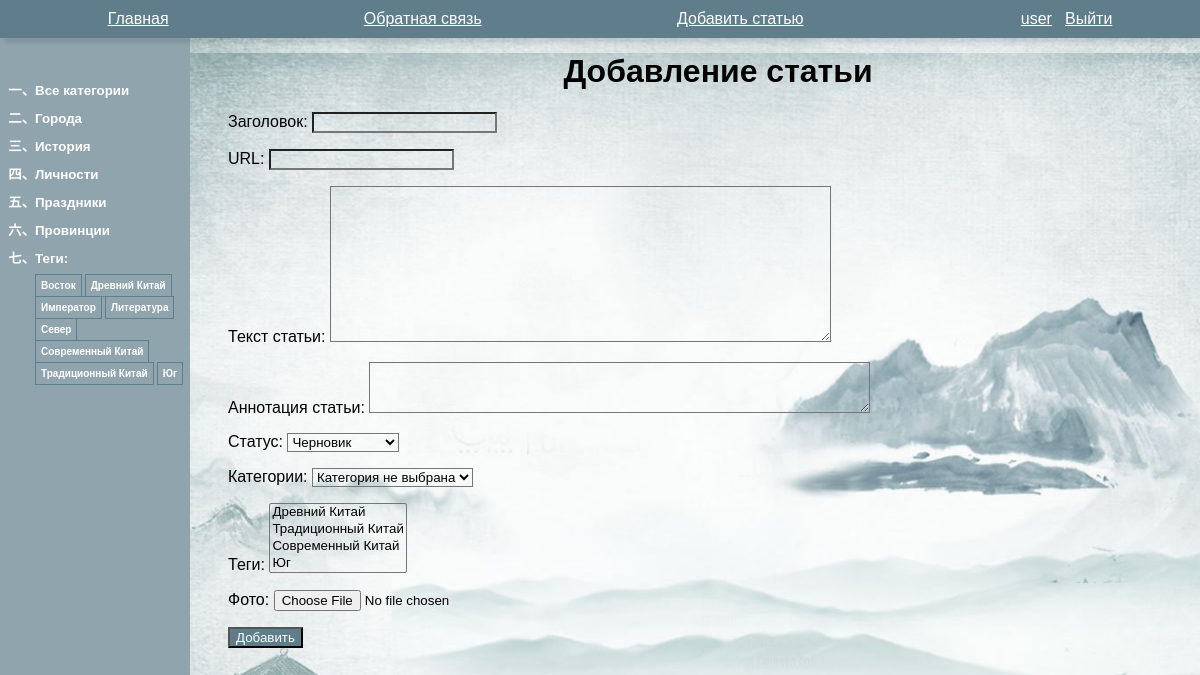
The page /china/add/ (signed in) on the database its author committed.
### users/models.py (models this page shows)
class User(AbstractUser):
    photo = models.ImageField(upload_to="users/%Y/%m/%d/", blank=True, null=True, verbose_name="Фотография")
    date_birth = models.DateTimeField(blank=True, null=True, verbose_name="Дата рождения")

### china/models.py (models this page shows)
class Category(models.Model):
    name = models.CharField(max_length=100, db_index=True,
                            verbose_name="Категория")
    slug = models.SlugField(max_length=255,
                            unique=True, db_index=True)
    def get_absolute_url(self):
        return reverse('category', kwargs={'cat_slug':
                                               self.slug})
    def __str__(self):
        return self.name
    class Meta:
        verbose_name = 'Категория'
        verbose_name_plural = 'Категории'

class TagPost(models.Model):
    tag = models.CharField(max_length=100,
                           db_index=True)
    slug = models.SlugField(max_length=255,
                            unique=True, db_index=True)
    def get_absolute_url(self):
        return reverse('tag', kwargs={'tag_slug': self.slug})
    def __str__(self):
        return self.tag

### china/views.py (the view, shortened to what this page needs)
# urls.py: path('add/', views.AddPage.as_view(), name='add_page'),
class AddPage(LoginRequiredMixin, PermissionRequiredMixin, DataMixin, CreateView):
    form_class = AddPostForm
    template_name = 'china/addpage.html'
    success_url = reverse_lazy('home')
    title_page = 'Добавление статьи'
    permission_required = 'china.add_china'

### china/forms.py (shortened to what this page needs)
@deconstructible
class AddPostForm(forms.ModelForm):
    class Meta:
        model = China
        fields = ['title', 'slug', 'content', 'annotation', 'is_published', 'cat', 'tags', 'photo']
        widgets = {
            'title': forms.TextInput(attrs={'class': 'form-input'}),
            'content': forms.Textarea(attrs={'cols': 60, 'rows': 10}),
            'annotation': forms.Textarea(attrs={'cols': 60, 'rows': 3}),
        }
    cat = forms.ModelChoiceField(queryset=Category.objects.all(),
                                 empty_label="Категория не выбрана", label="Категории")
    tags = forms.ModelMultipleChoiceField(queryset=TagPost.objects.all(), widget=forms.SelectMultiple, label="Теги")

### china/templatetags/china_tags.py (called while the page is built)
@register.inclusion_tag('china/list_categories.html')
def show_categories(cat_selected_id=0):
    cats = Category.objects.annotate(total=Count("posts")).filter(total__gt=0)
    return {"cats": cats, "cat_selected": cat_selected_id}

@register.inclusion_tag('china/list_tags.html')
def show_all_tags():
    return {"tags":
                TagPost.objects.annotate(total=Count("tags")).filter(total__gt=0)}

### users/context_processors.py (called while the page is built)
def get_china_context(request):
    return {'mainmenu': menu}

### china/templates/china/addpage.html (shortened to what this page needs)
{% extends 'base.html' %}
{% block content %}
<h1>{{title}}</h1>
<form action="" method="post" enctype="multipart/form-data">
    {{form.as_p}}
    <button type="submit">Добавить</button>
</form>
{% endblock %}

### templates/base.html (shortened to what this page needs)
<!DOCTYPE html>
{% load static %}
{% load china_tags %}
{% autoescape off %}
<html>
<head>
    <link type="text/css" href="{% static 'china/css/styles.css' %}" rel="stylesheet"/>
</head>
<body>
{% block mainmenu %}
<nav>
    {% for m in mainmenu %}
    <a href="{% url m.url_name %}">{{ m.title }}</a>
    {% endfor %}
    {% if user.is_authenticated %}
    <li class="last"><a href="{% url 'users:profile'%}">{{user.username}}</a> | <a href="{% url 'users:logout' %}">Выйти</a></li>
    {% else %}
    <a class="last" href="{% url 'users:login' %}">Войти</a> |
    <a href="{% url 'users:register' %}">Регистрация</a>
    {% endif %}
</nav>
{% endblock mainmenu %}
<div class="left-menu">
    <td valign="top" class="left-chapters">
        <ul id="leftchapters">
            {% if cat_selected == 0 or cat_selected is None %}
            <li class="selected">Все
                категории
            </li>
            {% else %}
            <li><a href="{% url 'home' %}">Все
                категории</a></li>
            {% endif %}
            {% show_categories cat_selected %}
            <li>{% show_all_tags %}</li>
        </ul>
    </td>
</div>
<div class="main-content">
    {% block content %} {% endblock %}
</div>
{% endautoescape %}
</body>
</html>

### china/templates/china/list_categories.html
{% for cat in cats %}
 {% if cat.id == cat_selected %}
 <li
class="selected">{{cat.name}}</li>
 {% else %}
 <li><a href="{{ cat.get_absolute_url}}">{{cat.name}}</a></li>
 {% endif %}
{% endfor %}

### china/templates/china/list_tags.html
{% if tags %}
Теги:</p>
<ul class="tags-list">
    {% for t in tags %}
    <li><a
            href="{{t.get_absolute_url}}">{{t.tag}}</a></li>
    {% endfor %}
</ul>
{% endif %}

### static/china/css/styles.css (style rules this page uses)
html, body { font-family: 'Arial'; padding: 0; height: 100%; width: 100%; background-image: url("../images/back.jpg"); background-size: cover; }
h1 { display: flex; justify-content: center; flex-wrap: wrap; align-content: flex-end; font-size: 2em; margin-block-start: 1.67em; margin-block-end: 0.67em; margin-inline-start: 0px; margin-inline-end: 0px; font-weight: bold; }
nav { position: fixed; color: #607d8b; background-color: #607d8b; top: 0; padding: 10px; left: 0; width: 100%; z-index: 1000; box-shadow: 5px 5px 4px rgba(0, 0, 0, 0.1); display: flex; justify-content: space-around; align-content: flex-end; flex-wrap: wrap; flex-direction: row; }
nav a { color: #ffffff; }
.left-menu { float: left; width: 100px; position: fixed; left: 0; top: 0; background-color: #90a4ae; height: 100%; width: 170px; padding-left: 20px; padding-top: 80px; }
.left-menu ul { list-style: none; padding: 0px; margin: 0px; font-variant: common-ligatures; font-size: smaller; font-weight: bold; list-style: cjk-ideographic; }
.left-menu ul li { margin-bottom: 10px; margin-left: 15px; color: white; text-decoration: none; }
.left-menu a { color: #ffffff; text-decoration: none; }
.main-content { margin-left: 220px; }
ul.tags-list { width: 100%; margin: 0; padding: 0; list-style: none; }
ul.tags-list li { margin: 0; padding: 0 0 10px; display: inline-block; }
ul.tags-list li a { padding: 5px; font-size: 10px; border: 1px solid #607d8b; color: white; }
input { background: space; }
textarea { background: space; }
select { background: space; }
button { color: #ffffff; background-color: #607d8b; }

### rows shown on the page
User: username "user"
Category: name "Города"
Category: name "История"
Category: name "Личности"
Category: name "Праздники"
Category: name "Провинции"
TagPost: tag "Восток"
TagPost: tag "Древний Китай"
TagPost: tag "Император"
TagPost: tag "Литература"
TagPost: tag "Север"
TagPost: tag "Современный Китай"
TagPost: tag "Традиционный Китай"
TagPost: tag "Юг"

### other values the page prints
{{ m.title }} "Главная" "Обратная связь" "Добавить статью"
{{ title }} "Добавление статьи"
